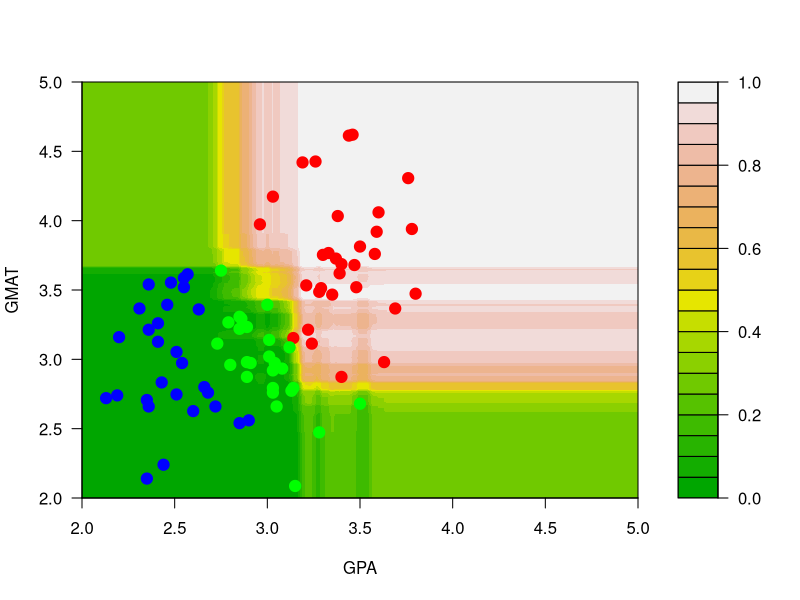
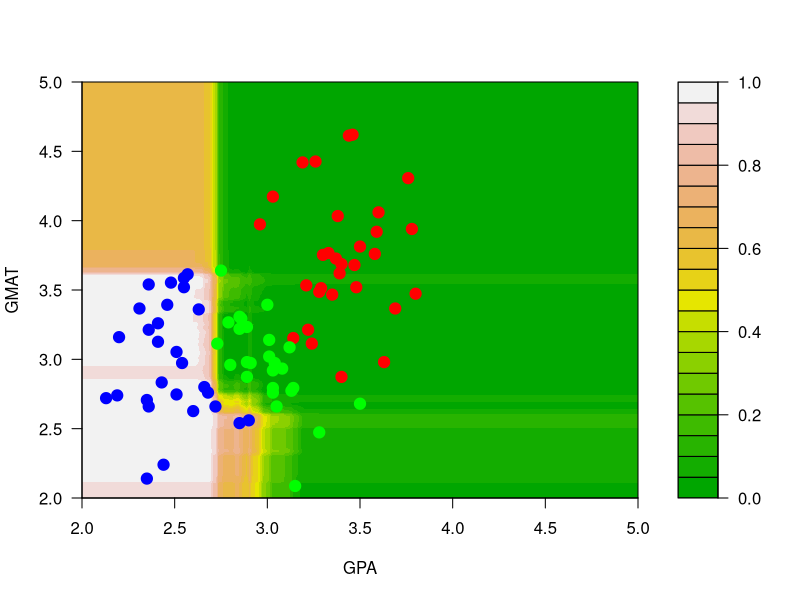
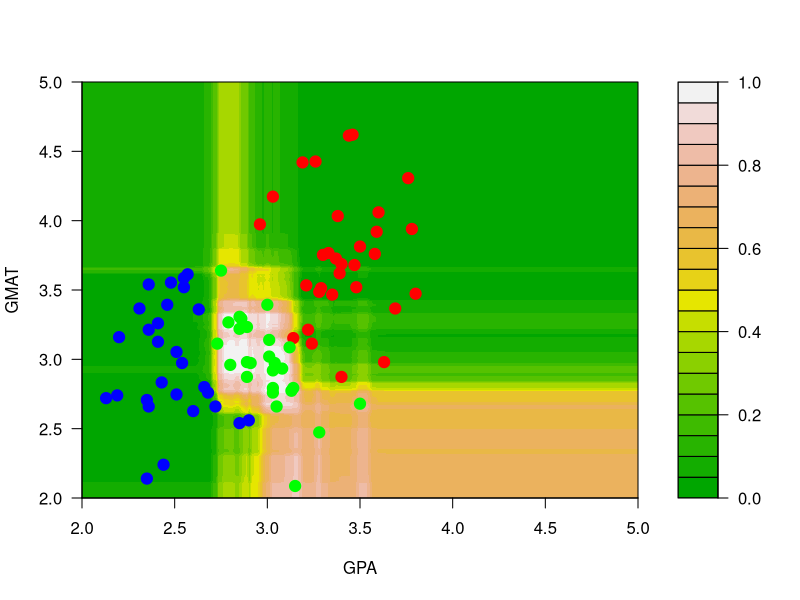
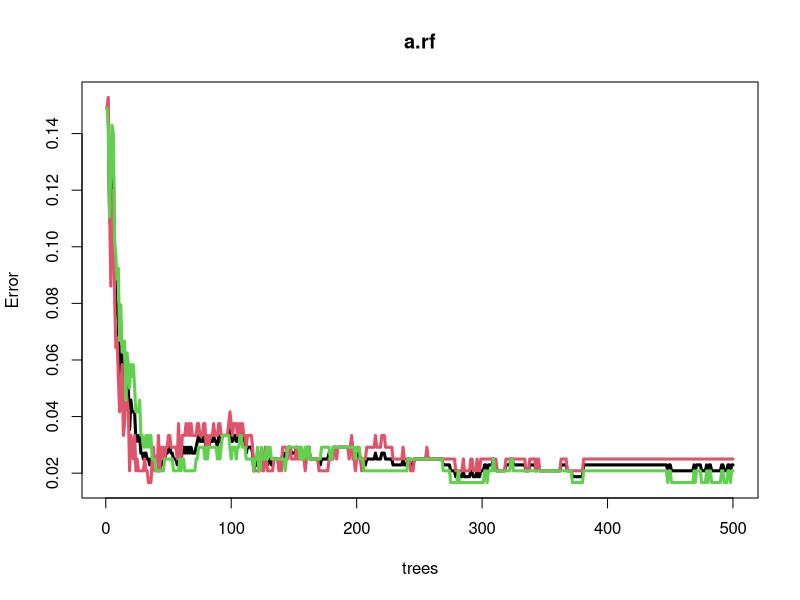
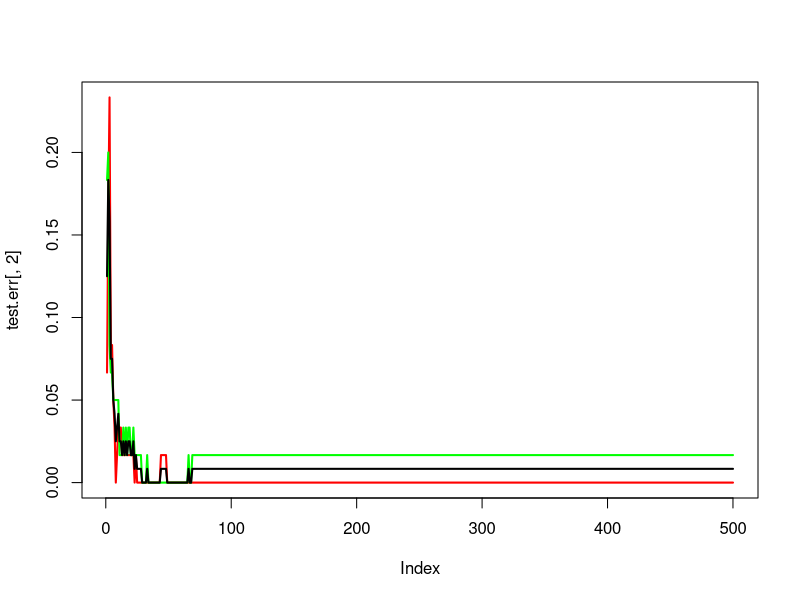
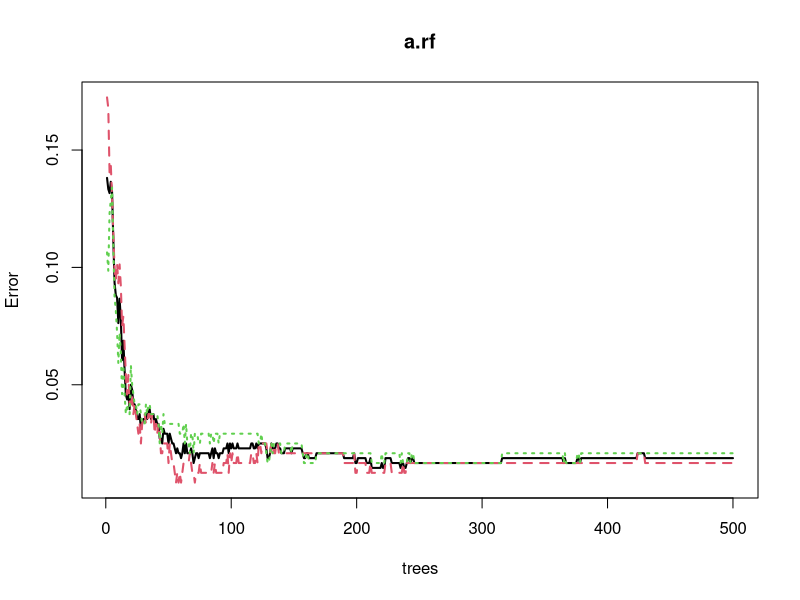
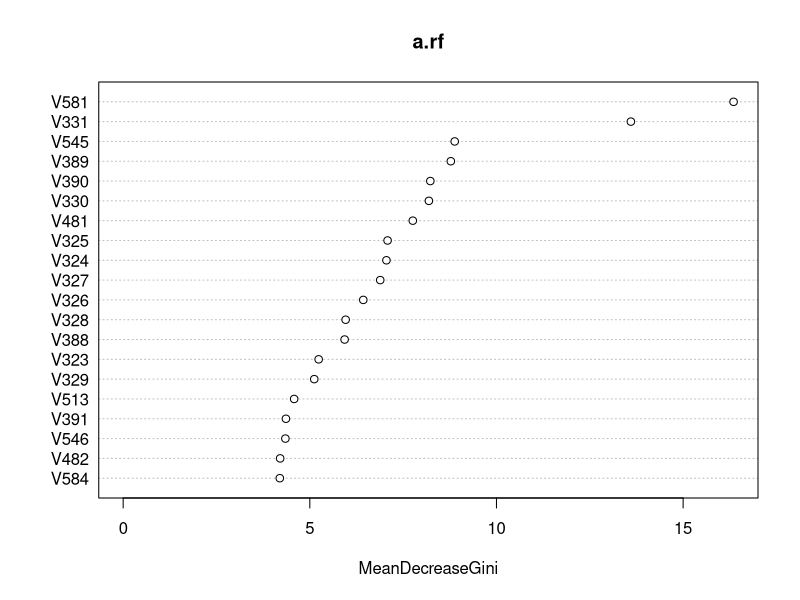

Recreate these plots in R, in order.
## ---- chunk 1
knitr::opts_chunk$set(echo = TRUE, fig.width=6, fig.height=6, message=FALSE, warning=FALSE)
## ---- chunk 2
mm <- read.table('../Lecture14/T11-6.DAT', header=FALSE)
mm$V3 <- as.factor(mm$V3)
mm[,2] <- mm[,2] / 150
## ---- chunk 3
library(randomForest)
a.rf <- randomForest(V3~V1+V2, data=mm, ntree=500) 
## ---- chunk 4
aa <- seq(2, 5, length=200)
bb <- seq(2, 5, length=200)
dd <- expand.grid(aa, bb)
names(dd) <- names(mm)[1:2]
## ---- chunk 5
pp.rf <- predict(a.rf, newdata=dd, type='prob')
filled.contour(aa, bb, matrix(pp.rf[,1], 200, 200), col=terrain.colors(20), xlab='GPA', ylab='GMAT', 
               plot.axes={axis(1); axis(2)},
               panel.last={points(mm[,-3], pch=19, cex=1.5, col=c("red", "blue", "green")[mm[,3]])}
               )
## ---- chunk 6
filled.contour(aa, bb, matrix(pp.rf[,2], 200, 200), col=terrain.colors(20), xlab='GPA', 
               ylab='GMAT', plot.axes={axis(1); axis(2)}, 
               panel.last={points(mm[,-3], pch=19, cex=1.5, col=c("red", "blue", "green")[mm[,3]]) }
               )
filled.contour(aa, bb, matrix(pp.rf[,3], 200, 200), col=terrain.colors(20), xlab='GPA', 
               ylab='GMAT', plot.axes={axis(1); axis(2)}, 
               panel.last={points(mm[,-3], pch=19, cex=1.5, col=c("red", "blue", "green")[mm[,3]]) }
               )
## ---- chunk 7
xtr <- read.table('../Lecture15/isolet-train-c-z.data', sep=',')
xte <- read.table('../Lecture15/isolet-test-c-z.data', sep=',') 
xtr$V618 <- as.factor(xtr$V618)
xte$V618 <- as.factor(xte$V618)
## ---- chunk 8
library(randomForest)
set.seed(123)
( a.rf <- randomForest(V618 ~ ., data=xtr, ntree=500) )
## ---- chunk 9
p.rf <- predict(a.rf, newdata=xte, type='response')
table(p.rf, xte$V618)
## ---- chunk 10
plot(a.rf, lwd=3, lty=1)
## ---- chunk 11
x.train <- model.matrix(V618 ~ ., data=xtr)
y.train <- xtr$V618
x.test <- model.matrix(V618 ~ ., data=xte)
y.test <- xte$V618
set.seed(123)
a.rf <- randomForest(x=x.train, y=y.train, xtest=x.test, ytest=y.test, ntree=500) 
test.err <- a.rf$test$err.rate
ma <- max(c(test.err))
plot(test.err[, 2], lwd=2, lty=1, col='red', type='l', ylim=c(0, max(c(0, ma))))
lines(test.err[, 3], lwd=2, lty=1, col='green')
lines(test.err[, 1], lwd=2, lty=1, col='black')
## ---- chunk 12
plot(a.rf, lwd=2)
## ---- chunk 13
varImpPlot(a.rf, n.var=20)
## ---- chunk 14
library(class)
u1 <- knn(train=xtr[, -618], test=xte[, -618], cl=xtr[, 618], k = 1)
table(u1, xte$V618)

u5 <- knn(train=xtr[, -618], test=xte[, -618], cl=xtr[, 618], k = 5)
table(u5, xte$V618)

u10 <- knn(train=xtr[, -618], test=xte[, -618], cl=xtr[, 618], k = 10)
table(u10, xte$V618)

u20 <- knn(train=xtr[, -618], test=xte[, -618], cl=xtr[, 618], k = 20)
table(u20, xte$V618)

u50 <- knn(train=xtr[, -618], test=xte[, -618], cl=xtr[, 618], k = 50)
table(u50, xte$V618)
## ---- chunk 15
xtr$V619 <- as.numeric(xtr$V618==3)
d.glm <- glm(V619 ~ . - V618, data=xtr, family=binomial)
pr.glm <- as.numeric( predict(d.glm, newdata=xte, type='response') >  0.5 )
table(pr.glm, xte$V618)
## ---- chunk 16
library(MASS)
xtr$V619 <- NULL
d.lda <- lda(V618 ~ . , data=xtr)
pr.lda <- predict(d.lda, newdata=xte)$class
table(pr.lda, xte$V618)
## ---- chunk 17
library(rpart)
my.c <- rpart.control(minsplit=5, cp=1e-8, xval=10)
set.seed(987)
a.tree <- rpart(V618 ~ ., data=xtr, method='class', parms=list(split='information'), control=my.c)
cp <- a.tree$cptable[which.min(a.tree$cptable[,"xerror"]),"CP"]
a.tp <- prune(a.tree, cp=cp)
p.t <- predict(a.tp, newdata=xte, type='vector')
table(p.t, xte$V618)
## ---- chunk 18
set.seed(987)
a2.tree <- rpart(V618 ~ ., data=xtr, method='class', parms=list(split='information'))
p2.t <- predict(a2.tree, newdata=xte, type='vector')
table(p2.t, xte$V618)
